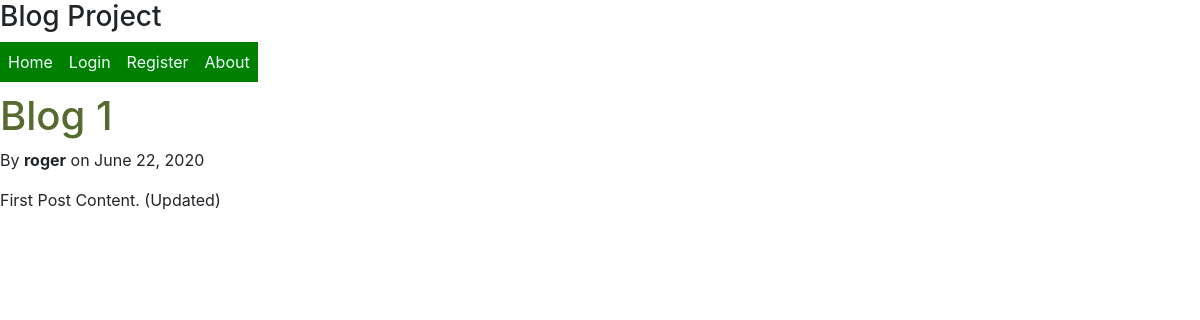
The app's page /post/1/ with its own data.
### blog/models.py (models this page shows, shortened)
class Post(models.Model):
    title = models.CharField(max_length=100)
    content = models.TextField()
    date_posted = models.DateTimeField(default=timezone.now)
    author = models.ForeignKey(User, on_delete=models.CASCADE)

### blog/views.py (the view)
# urls.py: path('post/<int:pk>/', PostDetailView.as_view(), name='post-detail'),
class PostDetailView(DetailView):
    model = Post

### blog/templates/blog/post_detail.html
{% extends 'blog/base.html'%}
{% block content%}
<article>
    <h1 style="color: darkolivegreen;">{{ object.title}}</h1>
    <p>By <b>{{object.author}}</b> on {{object.date_posted|date:"F d, Y"}}</p>
    <p>{{ object.content}}</p>
</article>
{% endblock content %}

### records on screen
Post: title "Blog 1", author "roger", date_posted "June 22, 2020", content "First Post Content. (Updated)"
